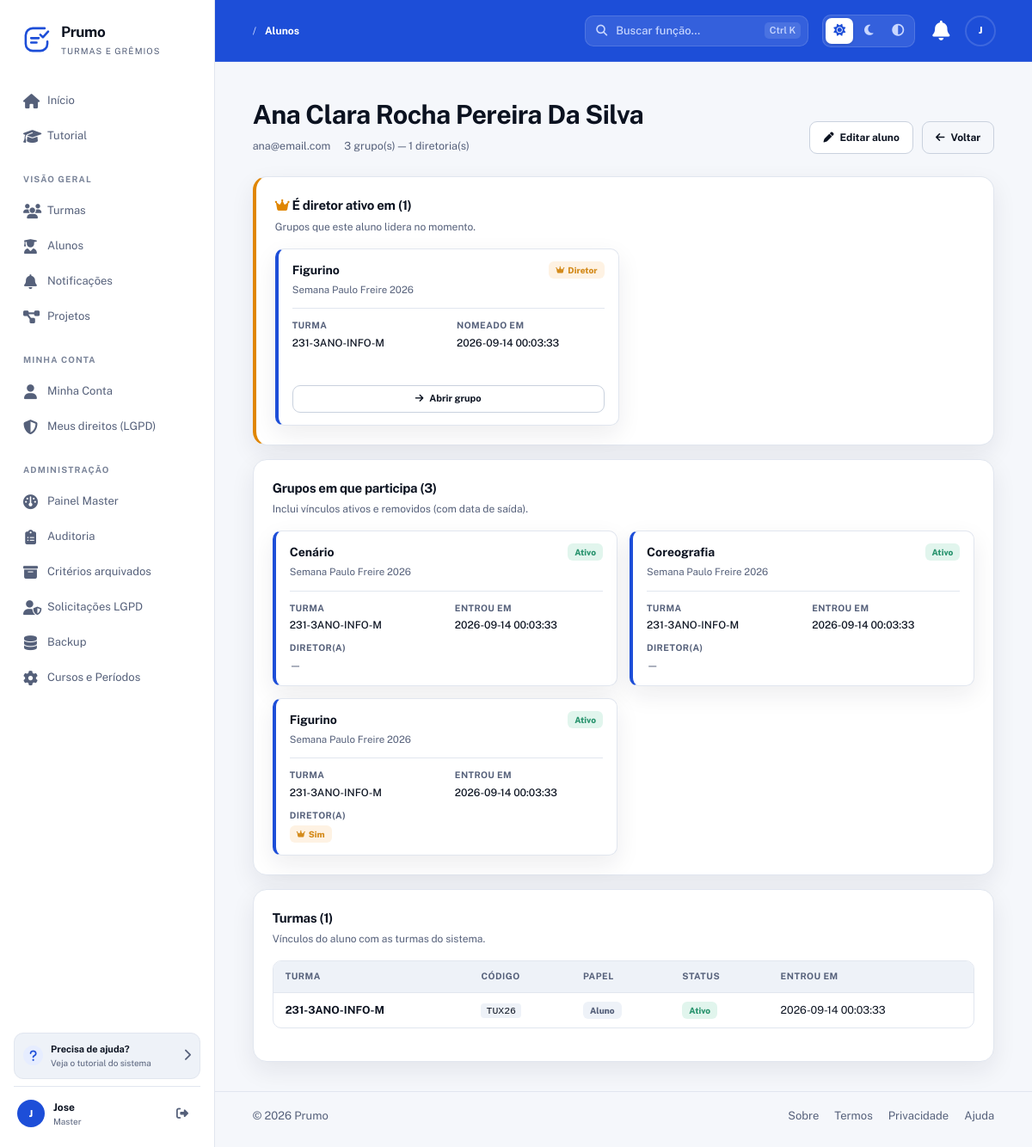
Page /Prumo/alunos/2/grupos (signed in) on the committed database.
### tables this page shows
CREATE TABLE usuarios (
  id INT AUTO_INCREMENT PRIMARY KEY,
  nome VARCHAR(150) NOT NULL,
  email VARCHAR(150) NOT NULL UNIQUE,
  senha VARCHAR(255) NOT NULL,
  tipo ENUM('aluno','master') NOT NULL DEFAULT 'aluno',
  telefone VARCHAR(20) DEFAULT NULL,
  data_nascimento DATE DEFAULT NULL,
  email_confirmado TINYINT(1) NOT NULL DEFAULT 0,
  email_token VARCHAR(255) DEFAULT NULL,
  email_token_expira DATETIME DEFAULT NULL,
  primeiro_login TINYINT(1) NOT NULL DEFAULT 1,
  ativo TINYINT(1) NOT NULL DEFAULT 1,
  lgpd_aceito TINYINT(1) NOT NULL DEFAULT 0,
  lgpd_data DATETIME DEFAULT NULL,
  ultimo_acesso DATETIME DEFAULT NULL,
  created_at TIMESTAMP DEFAULT CURRENT_TIMESTAMP,
  updated_at TIMESTAMP DEFAULT CURRENT_TIMESTAMP ON UPDATE CURRENT_TIMESTAMP,
  INDEX idx_usuarios_email (email),
  INDEX idx_usuarios_tipo (tipo),
  INDEX idx_usuarios_ativo (ativo)
);

CREATE TABLE grupo_diretores (
  id INT AUTO_INCREMENT PRIMARY KEY,
  grupo_id INT NOT NULL,
  usuario_id INT DEFAULT NULL,
  ativo TINYINT(1) DEFAULT 1,
  nomeado_por INT DEFAULT NULL,
  nomeado_em TIMESTAMP DEFAULT CURRENT_TIMESTAMP,
  removido_por INT DEFAULT NULL,
  removido_em DATETIME DEFAULT NULL,
  FOREIGN KEY (grupo_id) REFERENCES grupos(id) ON DELETE CASCADE,
  FOREIGN KEY (usuario_id) REFERENCES usuarios(id) ON DELETE SET NULL,
  FOREIGN KEY (nomeado_por) REFERENCES usuarios(id) ON DELETE SET NULL,
  FOREIGN KEY (removido_por) REFERENCES usuarios(id) ON DELETE SET NULL,
  INDEX idx_gd_grupo_ativo (grupo_id, ativo),
  INDEX idx_gd_usuario (usuario_id),
  INDEX idx_gd_ativo (ativo)
);

CREATE TABLE grupos (
  id INT AUTO_INCREMENT PRIMARY KEY,
  projeto_id INT NOT NULL,
  nome VARCHAR(150) NOT NULL,
  modo_avaliacao_grupo ENUM('individual','coletiva') DEFAULT 'individual',
  modo_avaliacao_por ENUM('diretor','representante','pares','autoavaliacao','misto') DEFAULT 'diretor',
  created_at TIMESTAMP DEFAULT CURRENT_TIMESTAMP,
  updated_at TIMESTAMP DEFAULT CURRENT_TIMESTAMP ON UPDATE CURRENT_TIMESTAMP,
  FOREIGN KEY (projeto_id) REFERENCES projetos(id) ON DELETE CASCADE,
  INDEX idx_grupos_projeto (projeto_id)
);

CREATE TABLE projetos (
  id INT AUTO_INCREMENT PRIMARY KEY,
  turma_id INT NOT NULL,
  nome VARCHAR(150) NOT NULL,
  descricao TEXT DEFAULT NULL,
  prazo DATE DEFAULT NULL,
  modo_avaliacao ENUM('etapa','cronograma') DEFAULT 'cronograma',
  encerrado TINYINT(1) DEFAULT 0,
  encerrado_em DATETIME DEFAULT NULL,
  encerrado_por INT DEFAULT NULL,
  created_at TIMESTAMP DEFAULT CURRENT_TIMESTAMP,
  updated_at TIMESTAMP DEFAULT CURRENT_TIMESTAMP ON UPDATE CURRENT_TIMESTAMP,
  FOREIGN KEY (turma_id) REFERENCES turmas(id) ON DELETE CASCADE,
  FOREIGN KEY (encerrado_por) REFERENCES usuarios(id) ON DELETE SET NULL,
  INDEX idx_projetos_turma (turma_id),
  INDEX idx_projetos_encerrado (encerrado)
);

CREATE TABLE turmas (
  id INT AUTO_INCREMENT PRIMARY KEY,
  nome VARCHAR(150) NOT NULL,
  codigo_acesso VARCHAR(30) NOT NULL UNIQUE,
  codigo_interno VARCHAR(100) DEFAULT NULL,
  cor_primaria VARCHAR(20) DEFAULT '#3498db',
  cor_secundaria VARCHAR(20) DEFAULT '#2ecc71',
  cor_personalizada TINYINT(1) NOT NULL DEFAULT 0,   
  logo VARCHAR(255) DEFAULT NULL,                   
  bloqueada TINYINT(1) NOT NULL DEFAULT 0,
  bloqueada_motivo VARCHAR(255) DEFAULT NULL,
  bloqueada_em DATETIME DEFAULT NULL,
  bloqueada_por INT DEFAULT NULL,
  created_at TIMESTAMP DEFAULT CURRENT_TIMESTAMP,
  updated_at TIMESTAMP DEFAULT CURRENT_TIMESTAMP ON UPDATE CURRENT_TIMESTAMP,
  FOREIGN KEY (bloqueada_por) REFERENCES usuarios(id) ON DELETE SET NULL,
  INDEX idx_turmas_codigo (codigo_acesso)
);

CREATE TABLE grupo_alunos (
  id INT AUTO_INCREMENT PRIMARY KEY,
  grupo_id INT NOT NULL,
  usuario_id INT NOT NULL,
  entrou_em TIMESTAMP DEFAULT CURRENT_TIMESTAMP,
  saiu_em DATETIME DEFAULT NULL,
  UNIQUE KEY unico_grupo_aluno (grupo_id, usuario_id),
  FOREIGN KEY (grupo_id) REFERENCES grupos(id) ON DELETE CASCADE,
  FOREIGN KEY (usuario_id) REFERENCES usuarios(id) ON DELETE CASCADE,
  INDEX idx_ga_usuario (usuario_id)
);

CREATE TABLE turma_usuarios (
  id INT AUTO_INCREMENT PRIMARY KEY,
  turma_id INT NOT NULL,
  usuario_id INT NOT NULL,
  papel ENUM('aluno','representante') NOT NULL DEFAULT 'aluno',
  ativo TINYINT(1) DEFAULT 1,
  entrou_em TIMESTAMP DEFAULT CURRENT_TIMESTAMP,
  saiu_em DATETIME DEFAULT NULL,
  created_at TIMESTAMP DEFAULT CURRENT_TIMESTAMP,
  updated_at TIMESTAMP DEFAULT CURRENT_TIMESTAMP ON UPDATE CURRENT_TIMESTAMP,
  UNIQUE KEY unico_turma_usuario (turma_id, usuario_id),
  FOREIGN KEY (turma_id) REFERENCES turmas(id) ON DELETE CASCADE,
  FOREIGN KEY (usuario_id) REFERENCES usuarios(id) ON DELETE CASCADE,
  INDEX idx_tu_papel (papel),
  INDEX idx_tu_ativo (ativo)
);

### app/Views/alunos/grupos.php (the view, shortened to what the rows shown need)
<?php
require_once __DIR__ . '/../layouts/header.php';
require_once __DIR__ . '/../layouts/nav.php';
$pdo = Database::getConnection();
$stmt = $pdo->prepare("
    SELECT t.id, t.nome, t.codigo_acesso, tu.papel, tu.ativo, tu.entrou_em, tu.saiu_em
    FROM turma_usuarios tu
    INNER JOIN turmas t ON t.id = tu.turma_id
    WHERE tu.usuario_id = ?
    ORDER BY tu.ativo DESC, t.nome ASC
");
$stmt->execute([(int) $aluno['id']]);
$turmas = $stmt->fetchAll(PDO::FETCH_ASSOC);
?>
<section class="hero-section">
    <div>
        <h1><?= h($aluno['nome']) ?></h1>
        <div class="aluno-hero-meta">
            <span><?= h($aluno['email']) ?></span>
            <span><?= count($grupos) ?> grupo(s) — <?= count($diretorias) ?> diretoria(s)</span>
        </div>
    </div>
</section>
<?php if (!empty($diretorias)): ?>
    <section class="panel mb-16" style="border-left:4px solid var(--orange);">
        <div class="panel-header">
            <div>
                <h2>
                    <i class="fas fa-crown" style="color:var(--orange);"></i>
                    É diretor ativo em (<?= count($diretorias) ?>)
                </h2>
            </div>
        </div>
        <div class="diretorias-grid">
            <?php foreach ($diretorias as $d): ?>
                <article class="panel aluno-grupo-card">
                    <div class="aluno-grupo-header">
                        <div>
                            <h3><?= h($d['grupo_nome']) ?></h3>
                            <p>
                                <a href="<?= $basePath ?>/projetos/<?= (int) $d['projeto_id'] ?>">
                                    <?= h($d['projeto_nome']) ?>
                                </a>
                            </p>
                        </div>
                        <span class="badge badge-yellow">
                            <i class="fas fa-crown"></i> Diretor
                        </span>
                    </div>
                    <div class="aluno-grupo-meta">
                        <div class="meta-item">
                            <span class="meta-label">Turma</span>
                            <span class="meta-valor"><?= h($d['turma_nome']) ?></span>
                        </div>
                        <div class="meta-item">
                            <span class="meta-label">Nomeado em</span>
                            <span class="meta-valor"><?= h($d['nomeado_em']) ?></span>
                        </div>
                    </div>
                    <p class="mb-0">
                        <a class="button small button-ghost full-width"
                           href="<?= $basePath ?>/grupos/<?= (int) $d['grupo_id'] ?>">
                            <i class="fas fa-arrow-right"></i> Abrir grupo
                        </a>
                    </p>
                </article>
            <?php endforeach; ?>
        </div>
    </section>
<?php endif; ?>
<section class="panel mb-16">
    <div class="panel-header">
        <div>
            <h2>Grupos em que participa (<?= count($grupos) ?>)</h2>
        </div>
    </div>
    <?php if (empty($grupos)): ?>
        <p class="text-muted">Este aluno ainda não foi adicionado a nenhum grupo.</p>
    <?php else: ?>
        <div class="diretorias-grid">
            <?php foreach ($grupos as $g): ?>
                <?php
                $ativo = empty($g['saiu_em']);
                $classe = $ativo ? '' : ($g['projeto_encerrado'] ? 'encerrado' : 'removido');
                ?>
                <article class="panel aluno-grupo-card <?= $classe ?>">
                    <div class="aluno-grupo-header">
                        <div>
                            <h3>
                                <a href="<?= $basePath ?>/grupos/<?= (int) $g['grupo_id'] ?>">
                                    <?= h($g['grupo_nome']) ?>
                                </a>
                            </h3>
                            <p>
                                <a href="<?= $basePath ?>/projetos/<?= (int) $g['projeto_id'] ?>">
                                    <?= h($g['projeto_nome']) ?>
                                </a>
                            </p>
                        </div>
                        <?php if (!$ativo): ?>
                            <span class="badge badge-gray">Removido</span>
                        <?php elseif ($g['projeto_encerrado']): ?>
                            <span class="badge badge-red">Projeto encerrado</span>
                        <?php else: ?>
                            <span class="badge badge-green">Ativo</span>
                        <?php endif; ?>
                    </div>
                    <div class="aluno-grupo-meta">
                        <div class="meta-item">
                            <span class="meta-label">Turma</span>
                            <span class="meta-valor"><?= h($g['turma_nome']) ?></span>
                        </div>
                        <div class="meta-item">
                            <span class="meta-label">Entrou em</span>
                            <span class="meta-valor"><?= h($g['entrou_em']) ?></span>
                        </div>
                        <div class="meta-item">
                            <span class="meta-label">Diretor(a)</span>
                            <span class="meta-valor">
                                <?php if ($g['sou_diretor']): ?>
                                    <span class="badge badge-yellow">
                                        <i class="fas fa-crown"></i> Sim
                                    </span>
                                <?php else: ?>
                                    <span class="text-muted">—</span>
                                <?php endif; ?>
                            </span>
                        </div>
                    </div>
                </article>
            <?php endforeach; ?>
        </div>
    <?php endif; ?>
</section>
<section class="panel">
    <div class="panel-header">
        <div>
            <h2>Turmas (<?= count($turmas) ?>)</h2>
        </div>
    </div>
    <?php if (empty($turmas)): ?>
        <p class="text-muted">Nenhuma turma.</p>
    <?php else: ?>
        <div class="alunos-wrapper">
            <table class="alunos-tabela">
                <thead>
                    <tr>
                        <th>Turma</th>
                        <th>Código</th>
                        <th>Papel</th>
                        <th>Status</th>
                        <th>Entrou em</th>
                    </tr>
                </thead>
                <tbody>
                    <?php foreach ($turmas as $t): ?>
                        <tr>
                            <td><strong><?= h($t['nome']) ?></strong></td>
                            <td>
                                <code class="code-inline"><?= h($t['codigo_acesso']) ?></code>
                            </td>
                            <td>
                                <?php if ($t['papel'] === 'representante'): ?>
                                    <span class="badge badge-yellow">
                                        <i class="fas fa-crown"></i> Representante
                                    </span>
                                <?php else: ?>
                                    <span class="badge badge-gray">Aluno</span>
                                <?php endif; ?>
                            </td>
                            <td>
                                <?php if ($t['ativo']): ?>
                                    <span class="badge badge-green">Ativo</span>
                                <?php else: ?>
                                    <span class="badge badge-gray">Removido</span>
                                <?php endif; ?>
                            </td>
                            <td><?= h($t['entrou_em']) ?></td>
                        </tr>
                    <?php endforeach; ?>
                </tbody>
            </table>
        </div>
    <?php endif; ?>
</section>
<?php require_once __DIR__ . '/../layouts/footer.php'; ?>

### rows in the picture
usuarios: nome "Ana Clara Rocha Pereira Da Silva", email "ana@email.com"
grupo_diretores: grupo.nome "Figurino", projetos.nome "Semana Paulo Freire 2026", turmas.nome "231-3ANO-INFO-M", nomeado_em "2026-09-14 00:03:33"
grupo_alunos: grupo.nome "Cenário", projetos.nome "Semana Paulo Freire 2026", shows "Ativo", turmas.nome "231-3ANO-INFO-M", entrou_em "2026-09-14 00:03:33"
grupo_alunos: grupo.nome "Coreografia", projetos.nome "Semana Paulo Freire 2026", shows "Ativo", turmas.nome "231-3ANO-INFO-M", entrou_em "2026-09-14 00:03:33"
grupo_alunos: grupo.nome "Figurino", projetos.nome "Semana Paulo Freire 2026", shows "Ativo", turmas.nome "231-3ANO-INFO-M", entrou_em "2026-09-14 00:03:33", shows "Sim"
turma_usuarios: turma.nome "231-3ANO-INFO-M", turma.codigo_acesso "TUX26", papel "Aluno", ativo "Ativo", entrou_em "2026-09-14 00:03:33"

### other values in the picture
$appName "Prumo"
$label "Início"
$label "Tutorial"
$secao "VISÃO GERAL"
$label "Turmas"
$label "Alunos"
$label "Notificações"
$label "Projetos"
$secao "MINHA CONTA"
$label "Minha Conta"
$label "Meus direitos (LGPD)"
$secao "ADMINISTRAÇÃO"
$label "Painel Master"
$label "Auditoria"
$label "Critérios arquivados"
